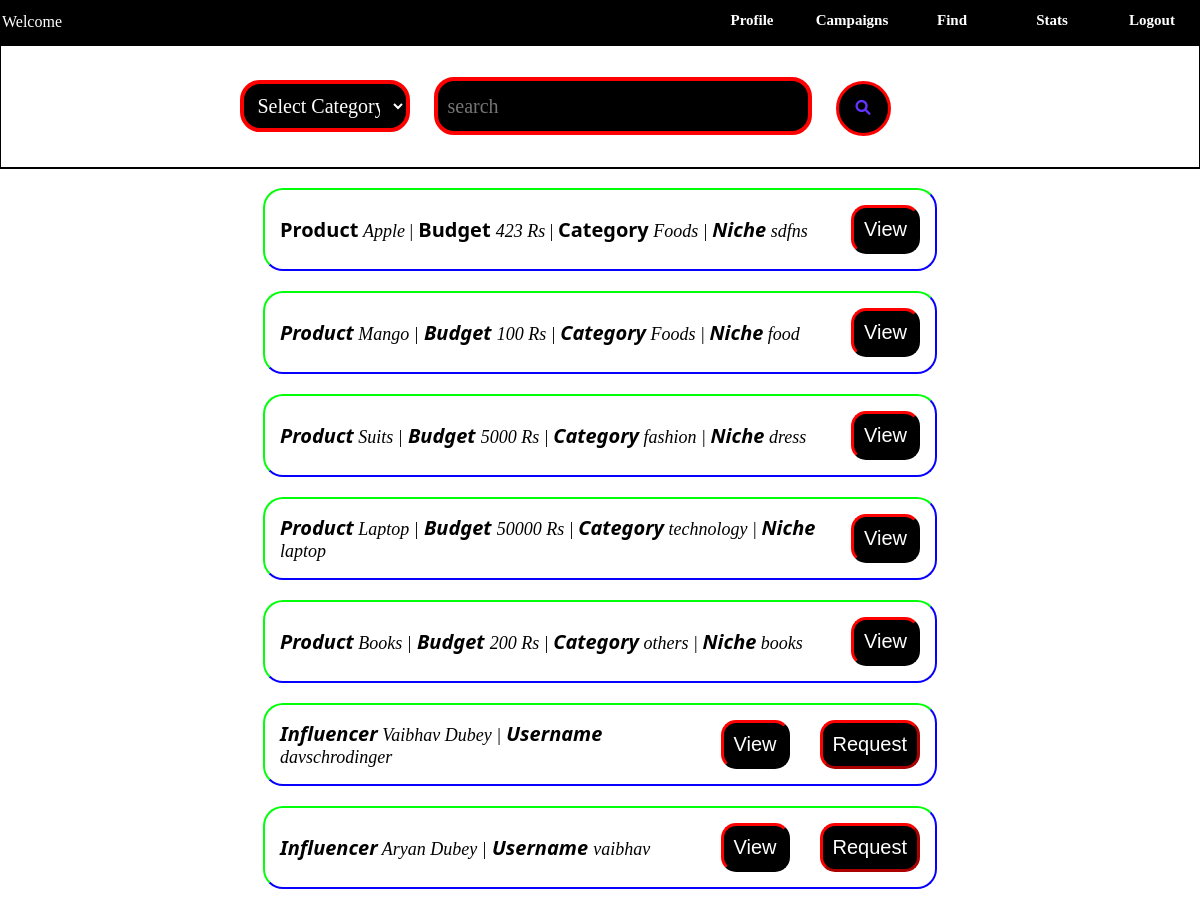
/searchSpo, run on an earlier commit of the app's database.
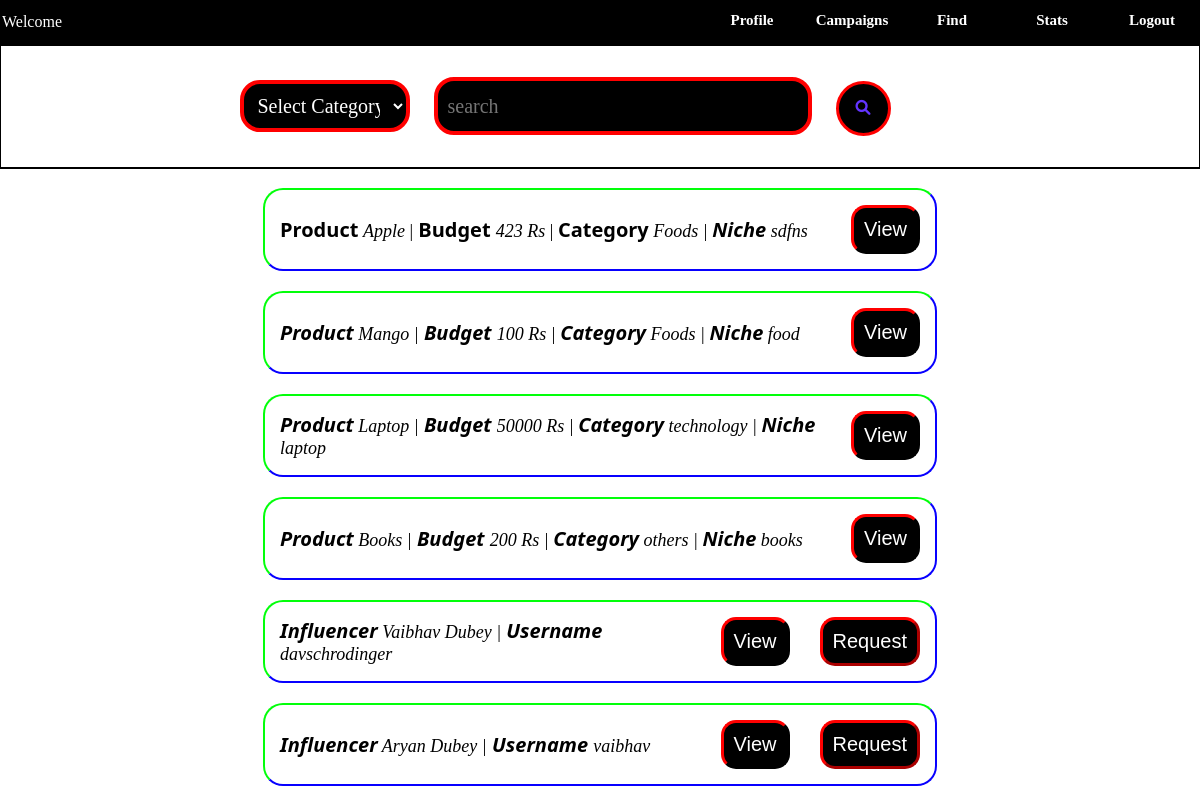
And on a later commit of the database.
### application/Models.py (models this page shows)
class Product(db.Model):
    __tablename__ = 'Product'
    id = db.Column(db.Integer, primary_key=True)
    name = db.Column(db.String(200), nullable=False)
    description = db.Column(db.Text, nullable=False)
    category = db.Column(db.String(100), nullable=True)
    niche = db.Column(db.String(100), nullable=True)
    price = db.Column(db.Integer, nullable=False)
    start = db.Column(db.Date, nullable=False)
    end = db.Column(db.Date, nullable=False)
    Ads=db.Column(db.Integer,nullable=True)
    CompletedAd=db.Column(db.Integer,nullable=True)
    visibility=db.Column(db.String, default='Private')
    flag=db.Column(db.Boolean, default=False)
    flagCount=db.Column(db.Integer, default=0)
    sponsor_id = db.Column(db.Integer, db.ForeignKey('Sponsor.id'), nullable=False)
    users = db.relationship('User', secondary='userproduct', backref='product')

class User(db.Model):
    __tablename__ = 'User'
    id = db.Column(db.Integer, primary_key=True)
    fullname = db.Column(db.String(200), nullable=True)
    username = db.Column(db.String(200), unique=True, nullable=False)
    email = db.Column(db.String(200), unique=True, nullable=False)
    password = db.Column(db.String(100), nullable=False)
    bio = db.Column(db.Text, nullable=True)
    category = db.Column(db.String(100), nullable=True)
    niche = db.Column(db.String(100), nullable=True)
    followers=db.Column(db.Integer, default=0)
    following=db.Column(db.Integer, default=0)
    visibility=db.Column(db.String, default='Private')
    flag=db.Column(db.Boolean, default=False)
    flagCount=db.Column(db.Integer, default=0)
    products = db.relationship('UserProduct', backref='user')

### application/SponsorController.py (the view, shortened to what this page needs)
@app.route('/searchSpo', methods=['GET'])
def searchSpo():
    input=request.args.get('search','').strip() #sets default to empty
    category = request.args.get('category', '')
    search='%'+input+'%'
    if search:
        products=Product.query.join(Sponsor).filter(
            Product.name.like(search) |
            Product.description.like(search) |
            Product.price.like(search) |
            Product.category.like(search) |
            Sponsor.fullname.like(search)
            ).all()
        influencers = User.query.filter(
            or_(
                User.fullname.like(search),
                User.username.like(search),
                User.category.like(search)
            )
        ).all()
    if not products and not influencers:
        flash('Warning!! No matching results found', 'warning')
        products=Product.query.all()
        influencers=User.query.all()
    return render_template('findspo.html', products=products, influencers=influencers)

### templates/findspo.html (shortened to what this page needs)
<!DOCTYPE html>
<html lang="en">
<head>
    <link rel="stylesheet" href="https://cdnjs.cloudflare.com/ajax/libs/font-awesome/6.0.0-beta3/css/all.min.css">
</head>
<body>
    <div class="header">
        <p class="p">Welcome {{fullname}} </p>
        <div class="container">
            <div class="col">
                <a href="{{url_for('sponsor',username=username)}}">Profile</a>
            </div>
            <div class="col">
                <a href="{{url_for('campaigns')}}">Campaigns</a>
            </div>
            <div class="col">
                <a href="{{url_for('findspo')}}">Find</a>
            </div>
            <div class="col">
                <a href="{{url_for('spoStats',username=username)}}">Stats</a>
            </div>
            <div class="col">
                <a href="{{ url_for('logout') }}">Logout</a>
            </div>
        </div>
    </div>
    <div class="search" >
        <form method="GET" action="{{url_for('searchSpo')}}">
            <select name="category" id="category">
                <option value="" disabled selected>Select Category</option>
            </select>
            <input type="text" name="search" placeholder="search">
            <button type="submit"><i class="fas fa-search"></i></button>
        </form>
    </div>
    {% for ad in products %}
        {% if ad.visibility=='Public' or ad.sponsor_id==sponsorID%}
            <div class="rect">
                <div class="i">
                    <div class="iname"><b>Product</b> <i>{{ad.name}}</i> |<b> Budget </b><i>{{ad.price}} Rs</i> | <b>Category</b> <i> {{ad.category}} | <b>Niche</b> <i> {{ad.niche}} </i></div>
                    <div class="buttons">
                        <button type="button" data-modal="modal-ad-{{ ad.id }}" class="button view">View</button>
                    </div>
                </div>
            </div>
        {% endif %}
    {% endfor %}
    {% for influencer in influencers %}
        <div class="rect">
            <div class="i">
                <div class="iname"><b>Influencer</b> <i>{{influencer.fullname}}</i> |<b> Username </b><i>{{influencer.username}}</i> </div>
                <div class="buttons">
                    <button type="button" data-modal="modal-influ-{{ influencer.id }}" class="button view">View</button>
                    <form method="POST">
                        <button type="button" name="influID" value="influencer.id" data-modal="modal-Req-{{ influencer.id }}" class="button view" >Request</button>
                    </form>
                </div>
            </div>
        </div>
    {% endfor %}
</body>
</html>

What changed in the data, as far as the page shows it:
removed Product: name "Suits", price "5000", category "fashion", niche "dress"
